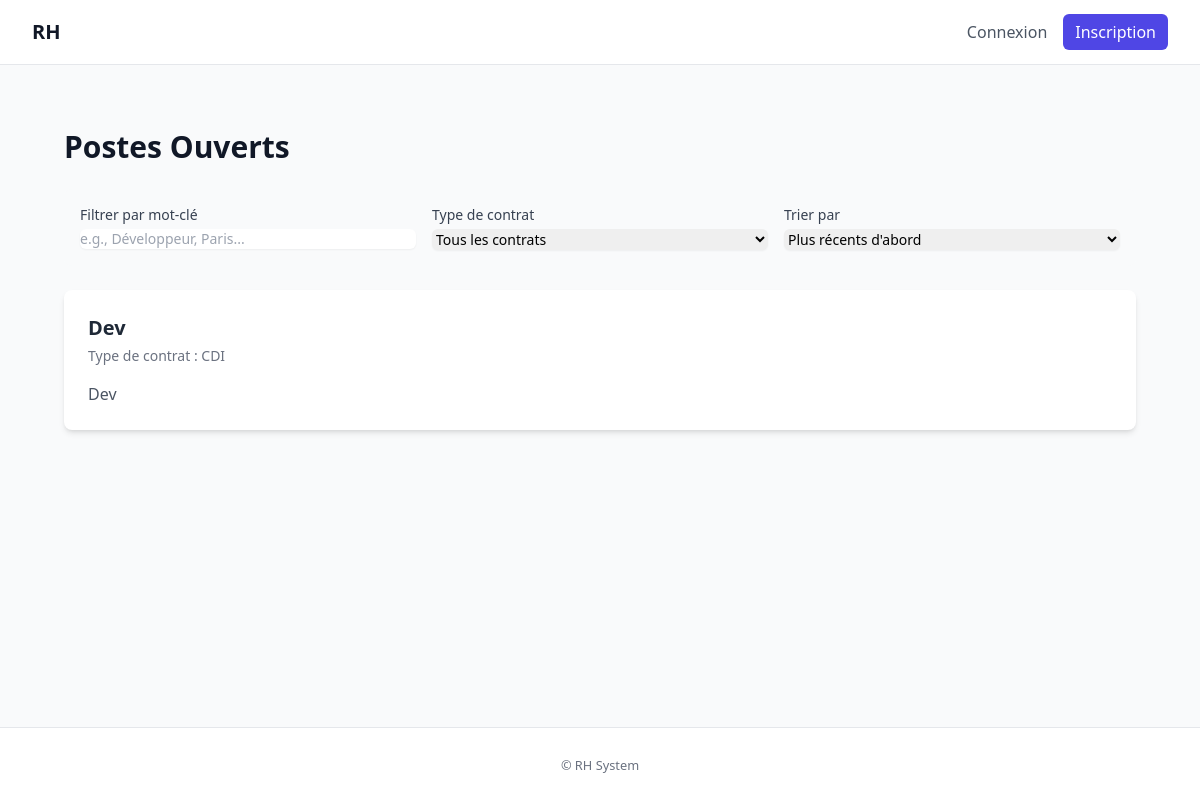
The app's page /, older data.
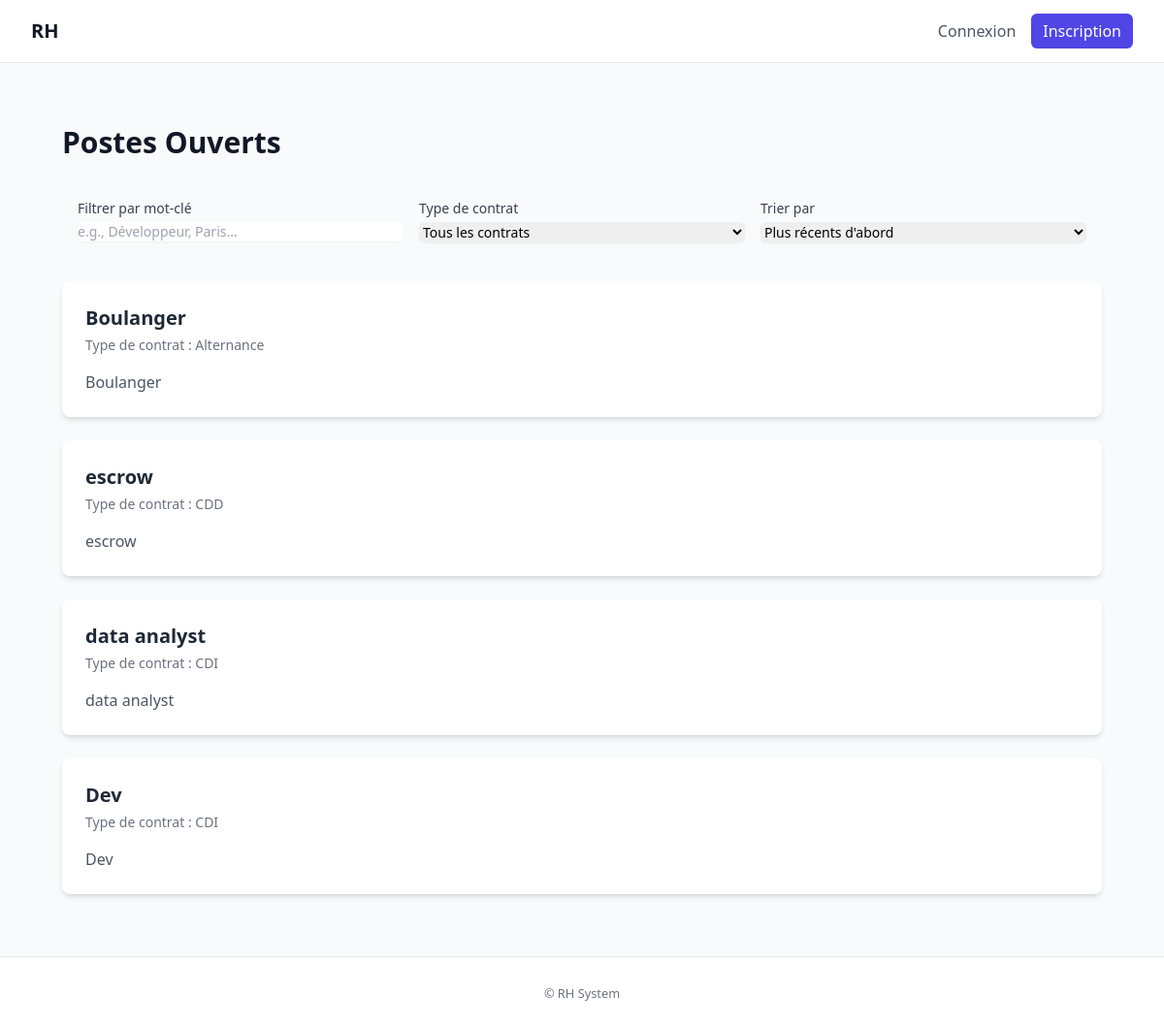
The same page, newer data.
### recruitment/models.py (models this page shows, shortened)
class Poste(models.Model):
    class TypeContrat(models.TextChoices):
        CDI = "CDI", "CDI"
        CDD = "CDD", "CDD"
        ALTERNANCE = "Alternance", "Alternance"
    titre = models.CharField(max_length=200)
    description = models.TextField()
    competences_requises = models.TextField(blank=True)
    type_contrat = models.CharField(max_length=20, choices=TypeContrat.choices, default=TypeContrat.CDI)
    date_creation = models.DateTimeField(auto_now_add=True)
    actif = models.BooleanField(default=True)
    class Meta:
        ordering = ["-date_creation"]
        indexes = [
            models.Index(fields=["actif", "date_creation"]),
        ]

### recruitment/views.py (the view)
# urls.py: path('', PosteListView.as_view(), name='home'),
class PosteListView(ListView):
    model = Poste
    context_object_name = "postes"
    def get_template_names(self):
        return ["recruitment/poste_list.html"]
    def get_queryset(self):
        return Poste.objects.filter(actif=True)

### recruitment/templates/recruitment/poste_list.html (shortened to what this page needs)
{% extends "accounts/base.html" %}
{% block content %}
<div class="max-w-7xl mx-auto px-4 sm:px-6 lg:px-8 py-8">
    <div class="flex justify-between items-center mb-6">
        <h1 class="text-3xl font-bold text-gray-900">Postes Ouverts</h1>
    </div>
    <div class="grid grid-cols-1 md:grid-cols-3 gap-4 mb-6 bg-gray-50 p-4 rounded-lg">
        <div>
            <label for="filterInput" class="block text-sm font-medium text-gray-700">Filtrer par mot-clé</label>
            <input type="text" id="filterInput" class="mt-1 block w-full rounded-md border-gray-300 shadow-sm focus:border-primary focus:ring-primary sm:text-sm" placeholder="e.g., Développeur, Paris...">
        </div>
        <div>
            <label for="filterContract" class="block text-sm font-medium text-gray-700">Type de contrat</label>
            <select id="filterContract" class="mt-1 block w-full rounded-md border-gray-300 shadow-sm focus:border-primary focus:ring-primary sm:text-sm">
                <option value="">Tous les contrats</option>
            </select>
        </div>
        <div>
            <label for="sortSelect" class="block text-sm font-medium text-gray-700">Trier par</label>
            <select id="sortSelect" class="mt-1 block w-full rounded-md border-gray-300 shadow-sm focus:border-primary focus:ring-primary sm:text-sm">
                <option value="date-desc">Plus récents d'abord</option>
            </select>
        </div>
    </div>
    <div id="posteList" class="grid grid-cols-1 gap-6">
        {% for poste in postes %}
        <a href="{% url 'recruitment:poste_detail' poste.id %}" class="bg-white p-6 rounded-lg shadow-md hover:shadow-lg transition-shadow duration-300 block" data-contract="{{ poste.type_contrat }}" data-date="{{ poste.date_publication|date:'Y-m-d' }}">
            <div class="flex justify-between items-start">
                <div>
                    <h2 class="text-xl font-semibold text-gray-800">{{ poste.titre }}</h2>
                    <p class="text-sm text-gray-500 mt-1">Type de contrat : {{ poste.get_type_contrat_display }}</p>
                </div>
            </div>
            <p class="text-gray-600 mt-4">{{ poste.description|truncatewords:40 }}</p>
        </a>
        {% empty %}
        <div class="text-center py-12">
            <p class="text-lg text-gray-600">Aucun poste n'est actuellement disponible.</p>
        </div>
        {% endfor %}
    </div>
</div>
{% endblock %}

Row changes from the older to the newer data that the page shows:
added Poste: titre "Boulanger", type_contrat "Alternance", description "Boulanger"
added Poste: titre "escrow", type_contrat "CDD", description "escrow"
added Poste: titre "data analyst", type_contrat "CDI", description "data analyst"
